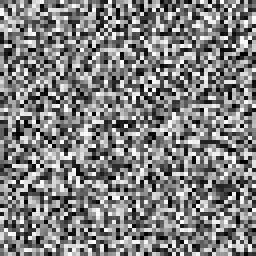
#> input picture backend/data/scratch_audit/test_f32_db.tif, 64 x 64 px (shown 4 times larger)
$ python -i preprocessing.py   (imports and definitions only)
#> lines starting #> are read from the running program, lines starting #| are printed output that depends on the picture
### backend/app/logging_setup.py
import logging
import sys
from logging.handlers import RotatingFileHandler
from pathlib import Path


def setup_logger(name: str = "satquery", level: int = logging.INFO) -> logging.Logger:
    logger = logging.getLogger(name)
    if logger.handlers:
        return logger

    logger.setLevel(level)

    fmt = logging.Formatter(
        "%(asctime)s | %(levelname)-7s | %(name)s | %(message)s",
        datefmt="%Y-%m-%d %H:%M:%S",
    )

    ch = logging.StreamHandler(sys.stdout)
    ch.setFormatter(fmt)
    logger.addHandler(ch)

    try:
        logs_dir = Path("logs")
        logs_dir.mkdir(exist_ok=True)
        fh = RotatingFileHandler(logs_dir / "satquery.log", maxBytes=5 * 1024 * 1024, backupCount=5)
        fh.setFormatter(fmt)
        logger.addHandler(fh)
    except Exception:
        pass

    return logger


logger = setup_logger()

### backend/app/services/preprocessing.py
from pathlib import Path
from typing import Any, Dict, Optional, Tuple

import numpy as np
from PIL import Image

from ..logging_setup import logger

try:
    import rasterio
    from rasterio.enums import Resampling
    RASTERIO_AVAILABLE = True
except Exception:
    RASTERIO_AVAILABLE = False
    logger.warning("rasterio not available — GeoTIFF preprocessing will use Pillow fallback only")

try:
    import pyproj
    PYPROJ_AVAILABLE = True
except Exception:
    PYPROJ_AVAILABLE = False
    logger.warning("pyproj not available — CRS transforms will be skipped")


RASTERIO_EXTS = {".tif", ".tiff", ".gtiff"}
PIL_EXTS = {".png", ".jpg", ".jpeg", ".webp", ".bmp"}


class ImageryPreprocessingError(Exception):
    """Raised when image preprocessing fails (invalid imagery, corrupt file, etc.)."""
    pass


class PreprocessingResult:
    """Container for the output of the preprocessing pipeline."""

    # [9 lines left out: function __init__, not called in this run]


def _percent_stretch(arr: np.ndarray, pmin: float = 2.0, pmax: float = 98.0) -> np.ndarray:
    """Apply a robust percent-based contrast stretch to a single-channel float/int array."""
    if arr.size == 0:
        return arr
    low = np.percentile(arr, pmin)
    high = np.percentile(arr, pmax)
    if high <= low:
        high = low + 1e-6
    stretched = np.clip((arr.astype(np.float32) - low) / (high - low), 0.0, 1.0)
    return stretched


def _normalize_to_uint8(arr: np.ndarray) -> np.ndarray:
    """Convert a float [0,1] array to uint8 [0,255]."""
    return (arr * 255.0 + 0.5).astype(np.uint8)


# [85 lines left out: functions _select_rgb_bands, _preprocess_rasterio, not called in this run]


def _preprocess_pillow(file_path: Path) -> Tuple[Image.Image, Dict[str, Any]]:
    """Preprocess standard imagery (PNG/JPEG) via Pillow into a consistent RGB PIL Image."""
#> called with file_path = '../../data/scratch_audit/test_f32_db.tif'
    meta: Dict[str, Any] = {
        "backend": "pillow",
        "crs": None,
    }
    try:
        with Image.open(file_path) as im:
#> im is the input picture: PIL image 64x64 F; min -30, max 4.99, mean -12.39
            meta["width_px"] = im.width
            meta["height_px"] = im.height
            meta["native_mode"] = im.mode
            max_dim = 2048
            w, h = im.width, im.height
#> w = 64; h = 64
            if max(w, h) > max_dim:
                ratio = max_dim / max(w, h)
                new_size = (max(1, int(w * ratio)), max(1, int(h * ratio)))
                meta["resized_from"] = [w, h]
                meta["resized_to"] = list(new_size)
                im = im.resize(new_size, Image.Resampling.LANCZOS)
            if im.mode == "RGBA":
                bg = Image.new("RGB", im.size, (255, 255, 255))
                bg.paste(im, mask=im.split()[-1])
                im = bg
                meta["alpha_handling"] = "composited onto white"
            elif im.mode != "RGB":
                im = im.convert("RGB")
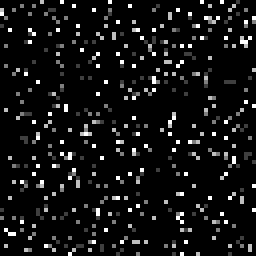
#> im: PIL image 64x64 RGB (shown 4 times larger); min 0, max 4, mean 0.289; drawn with min black and max white
                meta["mode_conversion"] = f"{meta['native_mode']}->RGB"
            rgb_img = im.copy()
    except Exception as e:
        raise ImageryPreprocessingError(f"Pillow read failed for {file_path.name}: {e}") from e

    arr = np.asarray(rgb_img).astype(np.float32) / 255.0
    stretched = np.stack([_percent_stretch(arr[..., i]) for i in range(3)], axis=-1)
#> in _percent_stretch, `low = np.percentile(arr, pmin)`: low = 0
#> in _percent_stretch, `high = np.percentile(arr, pmax)`: high = 0.0157
#> stretched: shape (64, 64, 3) float32
    rgb_stretched_uint8 = _normalize_to_uint8(stretched)
    pil_img = Image.fromarray(rgb_stretched_uint8, mode="RGB")
    meta["band_count"] = 3
    meta["stretch"] = "2-98 percentile (per-channel)"
    meta["output_shape"] = list(pil_img.size) + [3]
    return pil_img, meta


# [32 lines left out: function preprocess_imagery_for_vqa, not called in this run]

>>> result = _preprocess_pillow('../../data/scratch_audit/test_f32_db.tif')

$ run again, on backend/data/scratch_audit/test_u16.tif
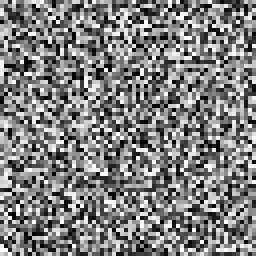
#> input picture backend/data/scratch_audit/test_u16.tif, 64 x 64 px (shown 4 times larger)
#> in _preprocess_pillow, im is the input picture: PIL image 64x64 I;16; min 101, max 7999, mean 4047.8
#> in _preprocess_pillow, `im = im.convert("RGB")`:
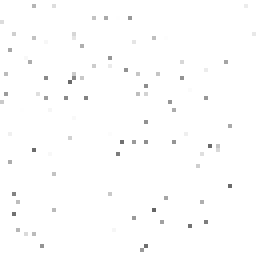
#> im: PIL image 64x64 RGB (shown 4 times larger); min 101, max 255, mean 253.4
#> low = 0.962
#> high = 1
#> in _percent_stretch, `stretched = np.clip((arr.astype(np.float32) - low) / (high - low), 0.0..`:
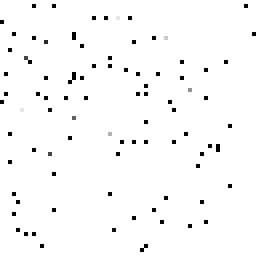
#> stretched: shape (64, 64) float32 (shown 4 times larger); min 0, max 1, mean 0.979

$ run again, on backend/data/scratch_audit/test_u8.png
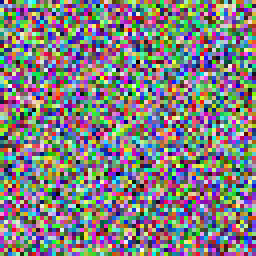
#> input picture backend/data/scratch_audit/test_u8.png, 64 x 64 px (shown 4 times larger)
#> in _preprocess_pillow, im is the input picture: PIL image 64x64 RGB; mean R, G, B 128, 126.2, 127.1
#> low = 0.0157
#> high = 0.973
#> in _percent_stretch (call 2), `low = np.percentile(arr, pmin)`:
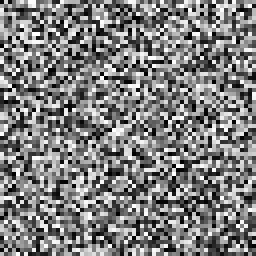
#> arr: shape (64, 64) float32 (shown 4 times larger); min 0, max 0.996, mean 0.495
#> high = 0.98
#> low = 0.0196
#> in _percent_stretch (call 3), `low = np.percentile(arr, pmin)`:
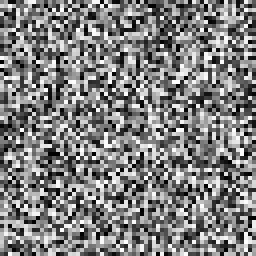
#> arr: shape (64, 64) float32 (shown 4 times larger); min 0, max 0.996, mean 0.499
